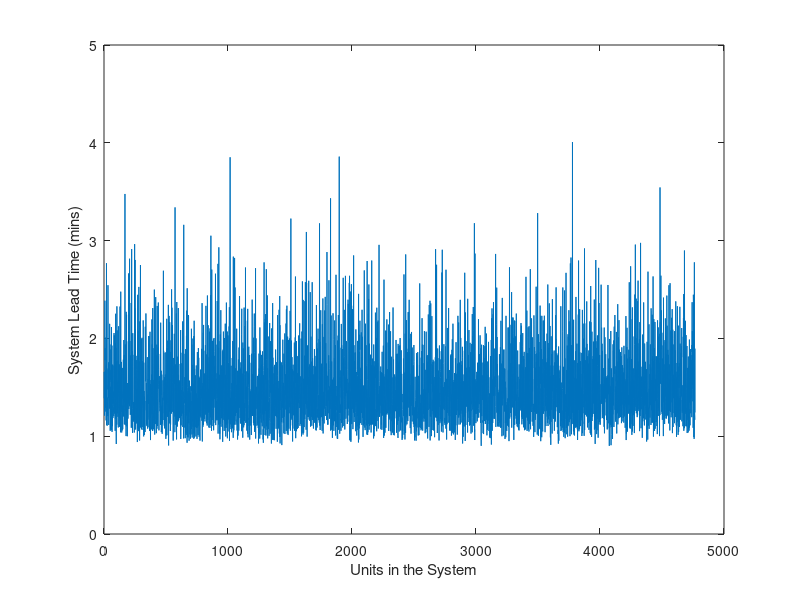

MATLAB code for this plot:
% % % ENSE 623 Project - AGV System Simulation
% % %
% % % AGV Monte Carlo Function

clear
clc

% function [data_table, lead_time, idle_time] = agv_MC(agv_speed, ...
%     agv_mean_load, agv_count, arrival_rate, node_distances, ...
%     mfg_rate, pkg_rate)

% The inuputs to the function are:
% agv_speed -> Speed of the AGV in km/h (scalar)
% agv_mean_load -> Mean capacity of the robots between each node in units (1x4 array)
% agv_count -> Number of AGVs between two nodes (1x4 array)
% arrival_rate -> Arrival rate of material in units/hr (scalar)
% node_distances -> Distance between nodes in km (1x4 array)
% mfg_rate -> Manufacturing rate in units/hr (scalar)
% pkg_rate -> Packaging rate in units/hr (scalar)

% if(nargin < 7)  % if the number of inputs to the function is less than 7, use fixed values
    agv_speed = 5.4;                % km/h [based on Otto]
    
    lambda_D = 200;                 % Delivery Node arrival rate
    mu_M = 300;                     % Assumed Manufacturing rate = 300 units/hr
    mu_P = 600;                     % Assumed Packaging rate = 1200 units/hr
    
    mean_load_DS = 1;              % 10 units
    n_DS = 10;                       % No. of AGVs
    d_DS = 0.040;                   % distance between D and S = 40m = 0.04km
    
    mean_load_SM = 1;              % 10 units
    n_SM = 12;                       % No. of AGVs
    d_SM = 0.030;                   % distance between D and S = 30m = 0.03km
    
    mean_load_MB = 1;              % 10 units
    n_MB = 13;                       % No. of AGVs
    d_MB = 0.020;                   % distance between D and S = 20m = 0.0200km
    
    mean_load_BP = 1;              % 10 units
    n_BP = 19;                       % No. of AGVs
    d_BP = 0.070;                   % distance between B and P = 70m = 0.070km
% else
%     lambda_D = arrival_rate;
%     mu_M = mfg_rate;
%     mu_P = pkg_rate;
%     
%     mean_load_DS = agv_mean_load(1);
%     mean_load_SM = agv_mean_load(2);
%     mean_load_MB = agv_mean_load(3);
%     mean_load_BP = agv_mean_load(4);
%     
%     n_DS = agv_count(1);
%     n_SM = agv_count(2);
%     n_MB = agv_count(3);
%     n_BP = agv_count(4);
%     
%     d_DS = node_distances(1);
%     d_SM = node_distances(2);
%     d_MB = node_distances(3);
%     d_BP = node_distances(4);
% end

%% Delivery Node (M/D/1)

mu_DS = mean_load_DS*n_DS/((2*d_DS/agv_speed)+(2/60));

rho_DS = lambda_D/mu_DS;        % Delivery Node utilization

%% Storage Node (D/D/1)

lambda_S = lambda_D;               % Storage Node arrival rate

mu_SM = mean_load_SM*n_SM/((2*d_SM/agv_speed)+2/60);

rho_SM = lambda_S/mu_SM;        % Storage Node utilization

%% Manufacturing Node (D/M/1)

lambda_M = lambda_S;               % Manufacturing Node arrival rate
beta = 1/lambda_M;

rho_M = lambda_M/mu_M;          % Manufacturing Node utilization

%% Pseudo Manufacturing Transportation Node (M/D/1)

lambda_MB = lambda_M;

mu_MB = mean_load_MB*n_MB/((2*d_MB/agv_speed)+2/60);

rho_MB = lambda_MB/mu_MB;

%% Buffer Node (D/D/1)

lambda_B = lambda_MB;        

mu_BP = mean_load_BP*n_BP/((2*d_BP/agv_speed)+2/60);

rho_BP = lambda_B/mu_BP;

%% Packaging Node (D/M/1) 

lambda_P = lambda_B;
beta = 1/lambda_P;

rho_P = lambda_P/mu_P;          % Packaging Node utilization

%% Monte Carlo code starts

%%%% Delivery Node %%%%

% Initializing System Time
T_s(1,1) = 0;                          
n = 1;

while T_s < 24                                % for T_S in a 24 hr period
    
    n = n+1;
    W_q_D = random('exp',1/lambda_D);         % Inter-arrival times for the Delivery node
    T_s(n,1) = T_s(n-1,1) + W_q_D;            % Inter-arrival times added to System time
    
    W_q_D_matrix(n-1,1) = W_q_D; 
end
T_s = T_s(1:n-1,1);
n = n-1;
disp(T_s)
disp(n)

X_DS(1:n,1) = 1/mu_DS;

%%%% Storage Node %%%%

W_q_S(1:n,1) = 0;           % Because Storage node is A D/D/1 Queue.

X_SM(1:n,1) = 1/mu_SM;      % Interarrival times to Manufacturing Node

%%%% Manufacturing Node %%%%

for const = 1:n
    X_M(const,1) = random('exp',1/mu_M);         % Service times for the Manufacturing node
end

X_MB(1:n,1) = 1/mu_MB;

%%%% Buffer Node %%%%

W_q_B(1:n,1) = 0;           % Because Buffer node is A D/D/1 Queue.

X_BP(1:n,1) = 1/mu_BP;      % Interarrival times to Packaging Node


%%%% Packaging Node %%%%

for const2 = 1:n
    X_P(const2,1) = random('exp',1/mu_P);         % Service times for the Packaging node
end

% Initializing Time Progression Matrix for each piece of raw material in the
% system.
% The 11 columns of this matrix represent the System 
% 1. T_s    (System Time)
% 2. W_q_D  (Interarrical times at Delivery Node)
% 3. X_DS   (Service time for transporting AGV from D to S)
% 4. W_q_S  (Time spent at Storage node (Is 0 because deterministic))
% 5. X_SM   (Service time for transporting AGV from S to M)
% 6. X_M    (Manufacturing Service time)
% 7. X_MB   (Service time for transporting AGV from M to B )
% 8. W_q_B  (Time spent at Buffer node (Is 0 because deterministic))
% 9. X_BP   (Service time for transporting AGV from B to P)
% 10. X_P   (Packaging Service time)


T_prog  = [T_s,W_q_D_matrix,X_DS,W_q_S, X_SM, X_M,X_MB, W_q_B, X_BP, X_P];

% Total Wait time for each item entering the system. (It is a sum of column 2 - 9 of T_prog)
system_lead_time = sum(T_prog(:,2:10),2);  

mean_total_wait_time = mean(system_lead_time)
stddev_total_wait_time = std(system_lead_time)

% Plot of System Lead Time for every piece of raw material in the system. 
plot(system_lead_time.*60)
xlabel('Units in the System')
ylabel('System Lead Time (mins)')
% end
